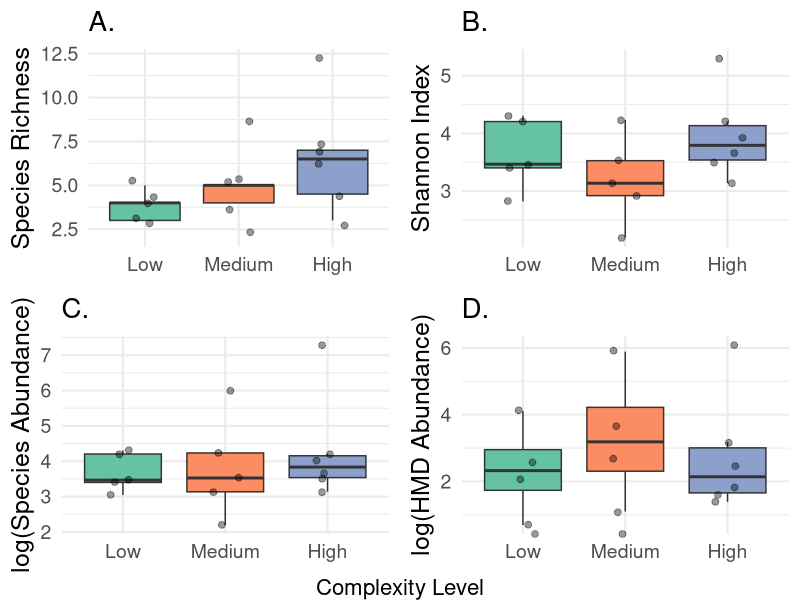
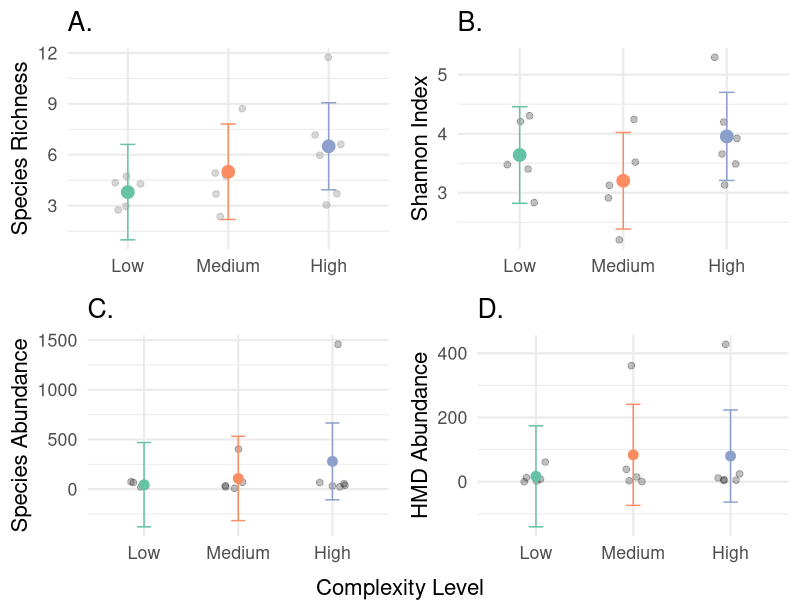
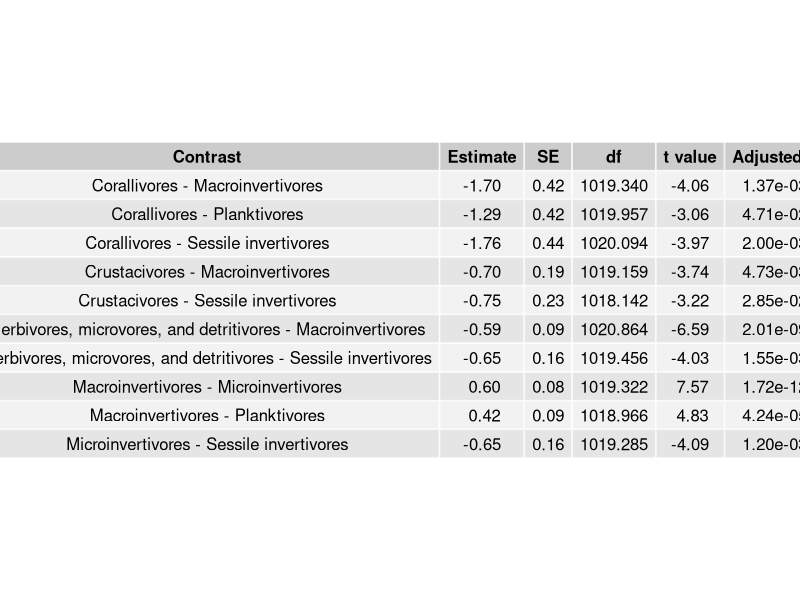
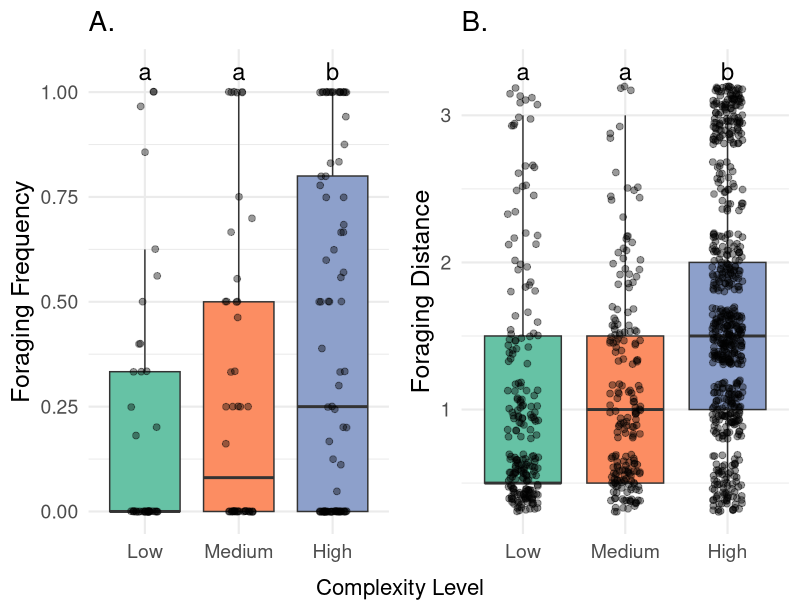
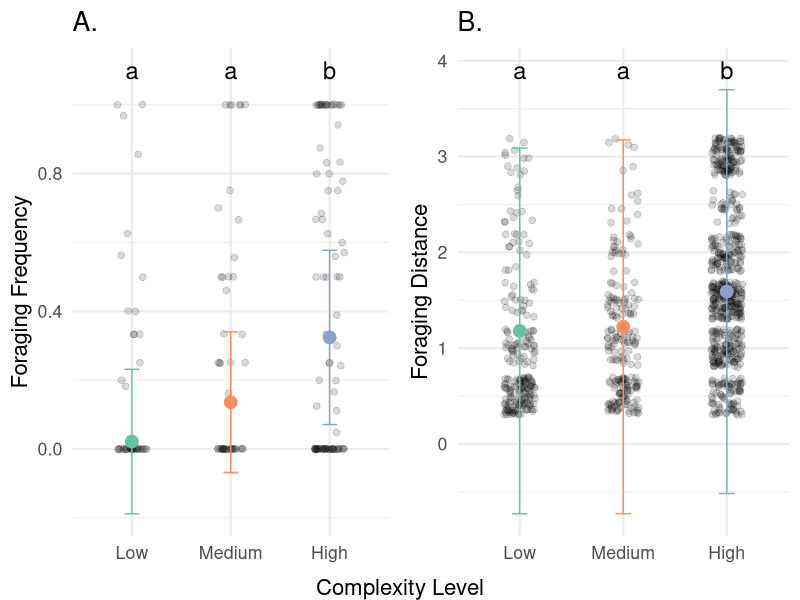
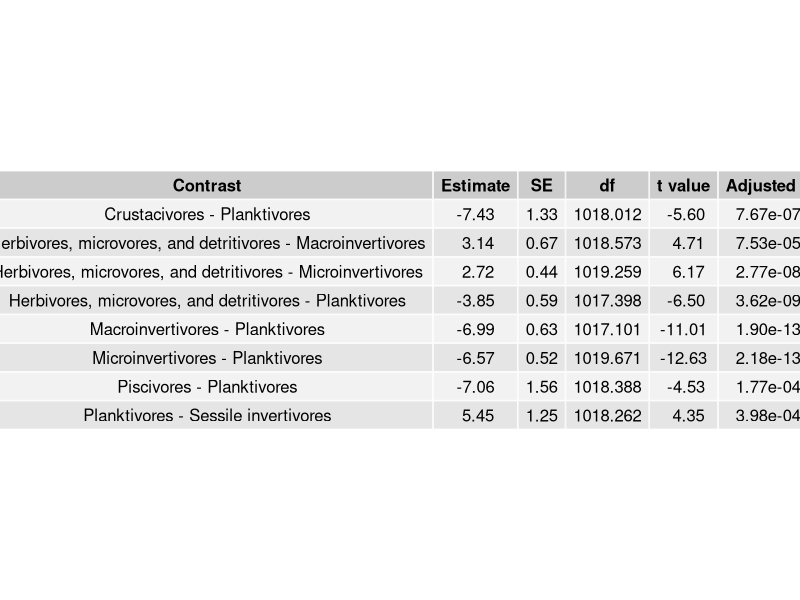
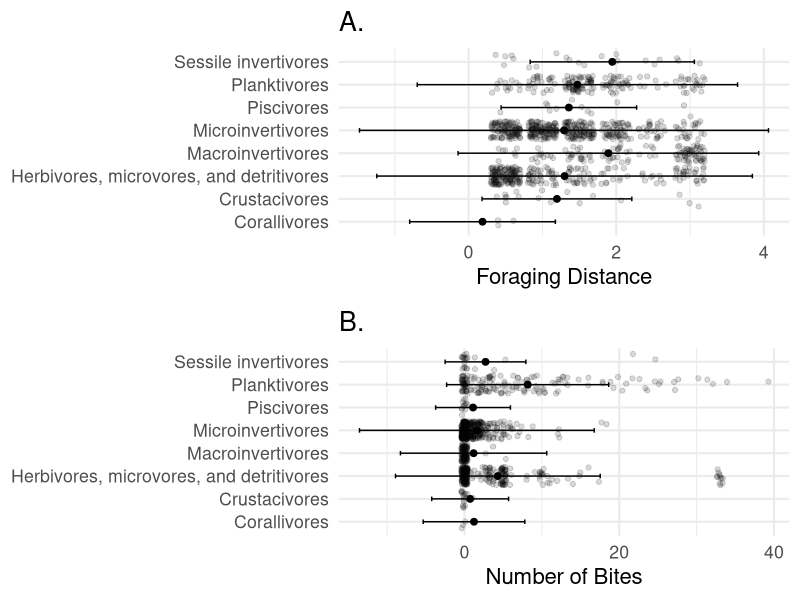
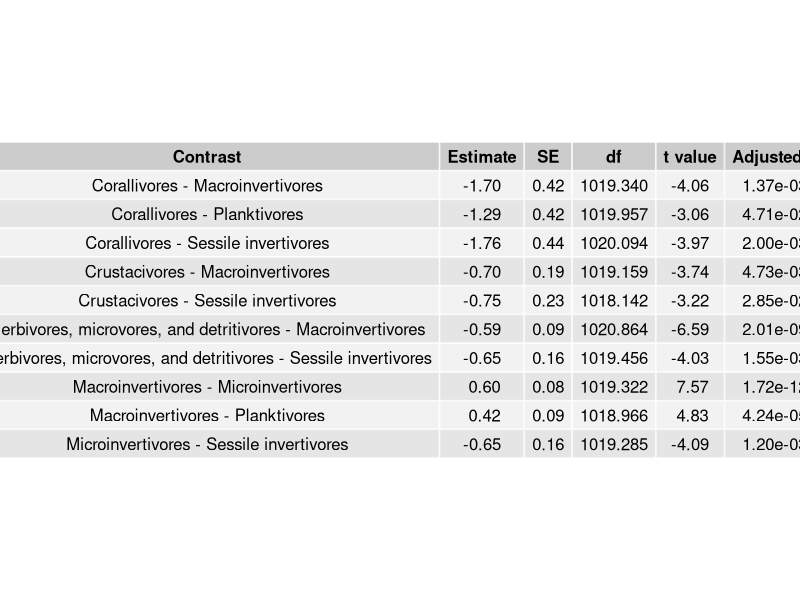

Here is the R script that generated these plots, in order:
library(tidyverse)
library(gridExtra)
library(lmerTest)
library(emmeans)
library(multcompView)
library(ggpubr)
library(grid)

biodiversity_raw <- read.csv("Biodiversity Surveys.csv")
diet_raw <- read.csv("Diet Categories.csv")
foraging_raw <- read.csv("Foraging Surveys.csv")
video_raw <- read.csv("Video Surveys.csv")

#counting how many video surveys
video_raw %>%
  count(Date, Site, Complexity_Level)


# Merge the biodiversity data set and diet categories by "Genus" and "Species" columns
bd_merged_data <- merge(biodiversity_raw, diet_raw, by = c("Genus", "Species"), all.x = TRUE)

# Remove data points with genus = "chaetodontidae" and species = "unknown"
bd_merged_data <- bd_merged_data %>%
  filter(Genus != "chaetodontidae")

# Fixing the complexity levels to go from lowest to highest
bd_merged_data$Complexity_Level <- factor(bd_merged_data$Complexity_Level, levels = c("Low", "Medium", "High"))

# Remove data points with Site equal to 3
bd_merged_data <- bd_merged_data %>%
  filter(Site != 3)

# Remove "Adult" and "Juvenile" columns
bd_merged_data <- bd_merged_data %>%
  select(-Adult, -Juvenile)

# Getting a total fish count by survey
bd_totals <- bd_merged_data %>%
  group_by(Date, Site, Complexity_Level) %>%
  summarise(total_abundance = sum(Fish_Quantity))








########## Foraging Behavior Survey Data ###########
# Merge the foraging data sets and diet categories by the 'Genus' and 'Species' columns
fd_merged_data <- merge(foraging_raw, diet_raw, by = c("Genus", "Species"), all.x = TRUE)

# Remove rows where Site is equal to 3
fd_merged_data <- fd_merged_data %>%
  filter(Site != 3)

# Merge foraging and biodiversity data by Date, Site, and Complexity_Level
fd_merged_data <- merge(fd_merged_data, bd_totals, by = c("Date", "Site", "Complexity_Level"),
                         all = TRUE)

# Remove rows with NA values
fd_merged_data <- fd_merged_data[complete.cases(fd_merged_data), ]








########## Video Survey Data ###########
# Remove specified columns from video_raw
video_raw <- subset(video_raw, select = -c(Notes, X, X.1))

# Changing the complexity levels from numeric to character variables
video_raw$Complexity_Level <- factor(video_raw$Complexity_Level,
                                      levels = c(3, 2, 1),
                                      labels = c("Low", "Medium", "High"))

# Merge the data sets by "Genus" and "Species" columns
vd_merged_data <- merge(video_raw, diet_raw, by = c("Genus", "Species"), all.x = TRUE)

# Combining the video data set by fixed columns
vd_merged_data <- merge(vd_merged_data, bd_totals, by = c("Date", "Site", "Complexity_Level"),
                         all = TRUE)

# Remove rows with NA values
vd_merged_data <- vd_merged_data[complete.cases(vd_merged_data), ]




########### Merging In-situ & Video Data Sets ###########
# Creating new columns to accommodate extra observation between video and foraging data sets
fd_merged_data$Type <- "Observer"
vd_merged_data$Type <- "Video"

# Ensure df1 and df2 have the same column names
common_columns <- intersect(names(fd_merged_data), names(vd_merged_data))

# Add missing columns to df1
missing_columns_df1 <- setdiff(names(vd_merged_data), common_columns)
fd_merged_data[missing_columns_df1] <- NA

# Add missing columns to df2
missing_columns_df2 <- setdiff(names(fd_merged_data), common_columns)
vd_merged_data[missing_columns_df2] <- NA

# Reorder columns to match
fd_merged_data <- fd_merged_data[names(vd_merged_data)]
vd_merged_data <- vd_merged_data[names(fd_merged_data)]  

# Combining data sets
full_data <- rbind(fd_merged_data, vd_merged_data)

# mutation the RTS_Location column to reflect distance of RTS_location from reef in meters
full_data <- full_data %>%
  mutate(RTS_Location = (RTS_Location) * 0.5)

# Removing columns with missing data between foraging and video data sets
clean_data <- full_data %>%
  select(-RTS, -Camera_Position, -Limu_Bait, -TimeIn_Frame, -TimeOut_Frame, -Time_Seconds)

# Fixing the complexity levels to go from lowest to highest
clean_data$Complexity_Level <- factor(clean_data$Complexity_Level, levels = c("Low", "Medium", "High"))


add_trailing_s <- function(x) {
  ifelse(grepl("s$", x), x, paste0(x, "s"))
}

clean_data$Diet_Category <- add_trailing_s(clean_data$Diet_Category)




########### Species Richness & Abundance ###########

# Calculate species richness and abundance
richness_abundance_sum <- clean_data %>%
  group_by(Complexity_Level, Site, Date) %>%
  summarise(richness = n_distinct(paste(Genus, Species)),
            abundance = sum(Fish_Quantity),
            shannon_index = -sum(Fish_Quantity/sum(Fish_Quantity) * log(Fish_Quantity/sum(Fish_Quantity))))


# Merge the richness and abundance data with si_clean_data
clean_data <- clean_data %>%
  left_join(richness_abundance_sum, by = c("Complexity_Level", "Site", "Date")) 

# Remove rows with NA values
clean_data <- na.omit(clean_data)


####### Sub-setting abundance for only HMD (herbivore diet category)
HMD_abundance <- clean_data[clean_data$Diet_Category == "Herbivores, microvores, and detritivores",] %>%
  group_by(Complexity_Level, Site, Date) %>%
  summarise(HMD_richness = n_distinct(paste(Genus, Species)),
                                  HMD_abundance = sum(Fish_Quantity))

# Looking at the effect of complexity level on abundance, richness, shannon index, HMD abundance
richness_abundance_sum
HMD_abundance
richness_abundance_sum <- left_join(richness_abundance_sum, HMD_abundance, by = c("Complexity_Level", "Site", "Date"))

# Replace all NA values with 0, since those were dates when there were no HMD observed
richness_abundance_sum[is.na(richness_abundance_sum)] <- 0



# Boxplot of Species Richness by Complexity Level
p1 <- ggplot(richness_abundance_sum, aes(x = Complexity_Level, y = richness, fill = Complexity_Level)) +
  geom_boxplot(outlier.shape = NA) +
  geom_jitter(
    width = 0.15,
    alpha = 0.4,
    size = 2
  ) +
  scale_fill_brewer(palette = "Set2") + 
  labs(
    title = "A.",
    x = "Complexity Level",
    y = "Species Richness"
  ) +
  theme_minimal(base_size = 16) +
  theme(
    plot.title = element_text(size = 20),
    axis.title = element_text(size = 18),
    axis.text = element_text(size = 14),
    legend.position = "none"
  )

# Boxplot of Shannon Index by Complexity Level
p2 <- ggplot(richness_abundance_sum, aes(x = Complexity_Level, y = shannon_index, fill = Complexity_Level)) +
  geom_boxplot(outlier.shape = NA) +
  geom_jitter(
    width = 0.15,
    alpha = 0.4,
    size = 2
  ) +
  scale_fill_brewer(palette = "Set2") + 
  labs(
    title = "B.",
    x = "Complexity Level",
    y = "Shannon Index"
  ) +
  theme_minimal(base_size = 16) +
  theme(
    plot.title = element_text(size = 20),
    axis.title = element_text(size = 18),
    axis.text = element_text(size = 14),
    legend.position = "none"
  )

# Boxplot of Abundance by Complexity Level 
#logged because of outliers making it hard to see

p3 <- ggplot(richness_abundance_sum, aes(x = Complexity_Level, y = log(abundance), fill = Complexity_Level)) +
  geom_boxplot(outlier.shape = NA) +
  geom_jitter(
    width = 0.15,
    alpha = 0.4,
    size = 2
  ) +
  scale_fill_brewer(palette = "Set2") + 
  labs(
    title = "C.",
    x = "Complexity Level",
    y = "log(Species Abundance)"
  ) +
  theme_minimal(base_size = 16) +
  theme(
    plot.title = element_text(size = 20),
    axis.title = element_text(size = 18),
    axis.text = element_text(size = 14),
    legend.position = "none"
  )


# Boxplot of Herbivore Abundance by Complexity Level
p4 <- ggplot(richness_abundance_sum, 
             aes(x = Complexity_Level, 
                 y = log(HMD_abundance), 
                 fill = Complexity_Level)) +
  geom_boxplot(outlier.shape = NA) +
  geom_jitter(
    width = 0.15,
    alpha = 0.4,
    size = 2
  ) +
  scale_fill_brewer(palette = "Set2") +
  coord_cartesian(clip = "off") +
  labs(
    title = "D.",
    x = "Complexity Level",
    y = "log(HMD Abundance)"
  ) +
  theme_minimal(base_size = 16) +
  theme(
    plot.title = element_text(size = 20),
    axis.title = element_text(size = 18),
    axis.text = element_text(size = 14),
    legend.position = "none"
  )

# Arrange the plots in a 2x2 grid
combined_plot <- grid.arrange(p1 + rremove("xlab"), p2 + rremove("xlab"), p3 + rremove("xlab"), p4 + rremove("xlab"), ncol = 2,
                              bottom = textGrob("Complexity Level", gp = gpar(fontsize = 16)))

ggsave(
  filename = "outputs/combined_plot.pdf",
  plot = combined_plot,
  device = "pdf",
  width = 10,
  height = 8
)






############################### Statistical Analysis ####################################################





###### MODELS #########

# Effect of complexity on richness
richness_model <- aov(richness ~ Complexity_Level, data = richness_abundance_sum)
summary(richness_model)

#LME for including mixed effects
richness_model <- lmer(richness ~ Complexity_Level + 
                (1 | Site) + 
                (1 | Date),
              data = richness_abundance_sum)

anova(richness_model)


# Effect of complexity on shannon
shannon_model <- aov(shannon_index ~ Complexity_Level, data = richness_abundance_sum)
summary(shannon_model)

#LME for including mixed effects
shannon_model <- lmer(shannon_index ~ Complexity_Level + 
                         (1 | Site) + 
                         (1 | Date),
                       data = richness_abundance_sum)

anova(shannon_model)


# Effect of complexity on abundance
abundance_model <- aov(abundance ~ Complexity_Level, data = richness_abundance_sum)
summary(abundance_model)

#LME for including mixed effects
abundance_model <- lmer(abundance ~ Complexity_Level + 
                         (1 | Site) + 
                         (1 | Date),
                       data = richness_abundance_sum)

anova(abundance_model)



# Effect of complexity on HMD abundance
HMD_abundance_model <- aov(HMD_abundance ~ Complexity_Level, data = richness_abundance_sum)
summary(HMD_abundance_model)

#LME for including mixed effects
HMD_abundance_model <- lmer(HMD_abundance ~ Complexity_Level + 
                          (1 | Site) + 
                          (1 | Date),
                        data = richness_abundance_sum)

anova(HMD_abundance_model)










### Remake that first figure based on model estimates

emm_richness <- as.data.frame(emmeans(richness_model, ~ Complexity_Level))
emm_shannon  <- as.data.frame(emmeans(shannon_model, ~ Complexity_Level))
emm_abund    <- as.data.frame(emmeans(abundance_model, ~ Complexity_Level))
emm_hmd      <- as.data.frame(emmeans(HMD_abundance_model, ~ Complexity_Level))


p1 <- ggplot() +
  # RAW DATA (grey so model stands out)
  geom_jitter(
    data = richness_abundance_sum,
    aes(Complexity_Level, richness),
    width = 0.15,
    alpha = 0.4,
    size = 2,
    color = "grey60"
  ) +
  # MODEL MEAN (colored)
  geom_point(
    data = emm_richness,
    aes(Complexity_Level, emmean, color = Complexity_Level),
    size = 4
  ) +
  # MODEL CI (colored)
  geom_errorbar(
    data = emm_richness,
    aes(Complexity_Level,
        ymin = lower.CL,
        ymax = upper.CL,
        color = Complexity_Level),
    width = 0.15
  ) +
  scale_color_brewer(palette = "Set2") +
  labs(
    title = "A.",
    x = "Complexity Level",
    y = "Species Richness"
  ) +
  theme_minimal(base_size = 16) +
  theme(legend.position = "none")


p2 <- ggplot() +
  geom_jitter(
    data = richness_abundance_sum,
    aes(Complexity_Level, shannon_index),
    width = 0.15,
    alpha = 0.25,
    size = 2
  ) +
  geom_point(
    data = emm_shannon,
    aes(Complexity_Level, emmean, color = Complexity_Level),
    size = 4
  ) +
  geom_errorbar(
    data = emm_shannon,
    aes(Complexity_Level, ymin = lower.CL, ymax = upper.CL, color = Complexity_Level),
    width = 0.15
  ) +
  scale_color_brewer(palette = "Set2") +
  labs(title = "B.",
       x = "Complexity Level",
       y = "Shannon Index") +
  theme_minimal(base_size = 16)  +
  theme(legend.position = "none")


p3 <- ggplot() +
  geom_jitter(
    data = richness_abundance_sum,
    aes(Complexity_Level, abundance),
    width = 0.15,
    alpha = 0.25,
    size = 2
  ) +
  geom_point(
    data = emm_abund,
    aes(Complexity_Level, emmean, color = Complexity_Level),
    size = 3
  ) +
  geom_errorbar(
    data = emm_abund,
    aes(Complexity_Level, ymin = lower.CL, ymax = upper.CL, color = Complexity_Level),
    width = 0.15
  ) +
  scale_color_brewer(palette = "Set2") +
  labs(title = "C.",
       x = "Complexity Level",
       y = "Species Abundance") +
  theme_minimal(base_size = 16)  +
  theme(legend.position = "none")


p4 <- ggplot() +
  geom_jitter(
    data = richness_abundance_sum,
    aes(Complexity_Level, HMD_abundance),
    width = 0.15,
    alpha = 0.25,
    size = 2
  ) +
  geom_point(
    data = emm_hmd,
    aes(Complexity_Level, emmean, color = Complexity_Level),
    size = 3
  ) +
  geom_errorbar(
    data = emm_hmd,
    aes(Complexity_Level, ymin = lower.CL, ymax = upper.CL, color = Complexity_Level),
    width = 0.15
  ) +
  scale_color_brewer(palette = "Set2") +
  labs(title = "D.",
       x = "Complexity Level",
       y = "HMD Abundance") +
  theme_minimal(base_size = 16)  +
  theme(legend.position = "none")


combined_plot <- grid.arrange(
  p1 + rremove("xlab"), p2 + rremove("xlab"), p3+ rremove("xlab"),  p4  + rremove("xlab"),
  ncol = 2,
  bottom = textGrob("Complexity Level",
                    gp = gpar(fontsize = 16))
)

ggsave(
  filename = "outputs/model_based_combined_plot.pdf",
  plot = combined_plot,
  width = 10,
  height = 8
)






####### Foraging results


# Frequency of foraging

# Calculate behavior frequencies

behavior_frequencies <- clean_data %>%
  group_by(RTS_Location, Complexity_Level, Diet_Category, Site, Date) %>%
  summarise(foraging_frequency = sum(Behavior == "foraging") / n(),
            swimming_frequency = sum(Behavior == "swim") / n(),
            .groups = 'drop')


#Foraging freq
foraging_freq_model <- lmer(foraging_frequency ~ Complexity_Level + RTS_Location + Diet_Category +
                              (1 | Site) + 
                              (1 | Date),
                            data = behavior_frequencies)
anova(foraging_freq_model)

# We see that complexity level and diet category are significant predictors of foraging frequency

# Post hoc tests
emmeans(foraging_freq_model, pairwise ~ Complexity_Level, adjust = "tukey")
# We see that there low and medium complexity are not significantly different, but low and high, and medium and high, are significantly different

emmeans(foraging_freq_model, pairwise ~ Diet_Category, adjust = "tukey")
#We see that most diet groups are not significantly different from one another. Exception is significant difference between crustacivores and planktivores.


## Visualization
emm <- emmeans(foraging_freq_model, ~ Complexity_Level)
pairs(emm, adjust = "tukey")

# Manually putting p values to get significance letters for plot
pvals <- c(
  "Low-Medium" = 0.3760,
  "Low-High" = 0.0002,
  "Medium-High" = 0.0288
)

letters <- multcompLetters(pvals, threshold = 0.05)
letters

cld_df <- data.frame(
  Complexity_Level = c("Low", "Medium", "High"),
  letter = c(
    "a",   # Low (not different from Medium, but different from High)
    "a",   # Medium (differs from High only)
    "b"    # High
  )
)

label_df <- merge(cld_df,
                  aggregate(foraging_frequency ~ Complexity_Level,
                            behavior_frequencies, max),
                  by = "Complexity_Level")



freq_plot <- ggplot(behavior_frequencies, 
       aes(Complexity_Level, y = foraging_frequency, fill = Complexity_Level)) +
  geom_boxplot(outlier.shape = NA) +
  geom_jitter(width = 0.15, alpha = 0.4, size = 2) +
  scale_fill_brewer(palette = "Set2") +
  geom_text(
    data = label_df,
    aes(x = Complexity_Level,
        y = foraging_frequency * 1.05,
        label = letter),
    size = 6
  ) +
  coord_cartesian(clip = "off") +
  labs(
    title = "A.",
    x = "Complexity Level",
    y = "Foraging Frequency"
  ) +
  theme_minimal(base_size = 16) +
  theme(
    plot.title = element_text(size = 20),
    axis.title = element_text(size = 18),
    axis.text = element_text(size = 14),
    legend.position = "none"
  )




#version with model estimate


emm <- emmeans(foraging_freq_model, ~ Complexity_Level)
emm_df <- as.data.frame(emm)

label_df <- merge(cld_df,
                  aggregate(foraging_frequency ~ Complexity_Level,
                            behavior_frequencies, max),
                  by = "Complexity_Level")

freq_plot_v2 <- ggplot() +
  # RAW DATA 
  geom_jitter(
    data = behavior_frequencies,
    aes(x = Complexity_Level, y = foraging_frequency),
    width = 0.15,
    alpha = 0.15,
    size = 2
  ) +
  # MODEL ESTIMATES (colored)
  geom_point(
    data = emm_df,
    aes(x = Complexity_Level, y = emmean, color = Complexity_Level),
    size = 4
  ) +
  # MODEL CI (colored)
  geom_errorbar(
    data = emm_df,
    aes(x = Complexity_Level,
        ymin = lower.CL,
        ymax = upper.CL,
        color = Complexity_Level),
    width = 0.15
  ) +
  # COLOR BLIND FRIENDLY PALETTE
  scale_color_brewer(palette = "Set2") +
  scale_fill_brewer(palette = "Set2") +
  geom_text(
    data = label_df,
    aes(x = Complexity_Level,
        y = foraging_frequency * 1.1,
        label = letter),
    size = 6
  ) +
  labs(
    title = "A.",
    x = "Complexity Level",
    y = "Foraging Frequency"
  ) +
  theme_minimal(base_size = 16) +
  theme(
    legend.position = "none"
  )















 ###### Foraging distance ######

foraging_dist_model <- lmer(RTS_Location ~ Complexity_Level + Diet_Category +
                              (1 | Site) + 
                              (1 | Date),
                            data = clean_data)
anova(foraging_dist_model)


# Post hoc tests
emmeans(foraging_dist_model, pairwise ~ Complexity_Level, adjust = "tukey")
#We see that there is a significant difference between low and high, and medium and high, but not low and medium.

emmeans(foraging_dist_model, pairwise ~ Diet_Category, adjust = "tukey")
pairs_out <- pairs(emmeans(foraging_dist_model, ~ Diet_Category),
                   adjust = "tukey")
pairs_df <- as.data.frame(pairs_out)
sig_pairs <- subset(pairs_df, p.value < 0.05)
sig_pairs

sig_table <- sig_pairs %>%
  mutate(
    estimate = round(estimate, 2),
    SE = round(SE, 2),
    t.ratio = round(t.ratio, 2),
    p.value = signif(p.value, 3)
  ) %>%
  select(
    Contrast = contrast,
    Estimate = estimate,
    SE,
    df,
    `t value` = t.ratio,
    `Adjusted p` = p.value
  )

table_plot <- tableGrob(sig_table, rows = NULL)
grid.newpage()
grid.draw(table_plot)

pdf("outputs/distance_diet_table.pdf", width = 10, height = 6)

grid.newpage()
grid.draw(table_plot)

dev.off()


## Visualization
emm <- emmeans(foraging_dist_model, ~ Complexity_Level)
pairs(emm, adjust = "tukey")

# Manually putting p values to get significance letters for plot
pvals <- c(
  "Low-Medium" = 0.8386,
  "Low-High" = 0.0001,
  "Medium-High" = 0.0001
)

letters <- multcompLetters(pvals, threshold = 0.05)
letters

cld_df <- data.frame(
  Complexity_Level = c("Low", "Medium", "High"),
  letter = c(
    "a",   # Low (not different from Medium, but different from High)
    "a",   # Medium (differs from High only)
    "b"    # High
  )
)

label_df <- merge(cld_df,
                  aggregate(RTS_Location ~ Complexity_Level,
                            clean_data, max),
                  by = "Complexity_Level")

dist_plot <- ggplot(clean_data, 
                    aes(Complexity_Level, y = RTS_Location, fill = Complexity_Level)) +
  geom_boxplot(outlier.shape = NA) +
  geom_jitter(width = 0.15, alpha = 0.4, size = 2) +
  scale_fill_brewer(palette = "Set2") +
  geom_text(
    data = label_df,
    aes(x = Complexity_Level,
        y = RTS_Location * 1.1,
        label = letter),
    size = 6
  ) +
  coord_cartesian(clip = "off") +
  labs(
    title = "B.",
    x = "Complexity Level",
    y = "Foraging Distance"
  ) +
  theme_minimal(base_size = 16) +
  theme(
    plot.title = element_text(size = 20),
    axis.title = element_text(size = 18),
    axis.text = element_text(size = 14),
    legend.position = "none"
  )

#version with model estimate


emm <- emmeans(foraging_dist_model, ~ Complexity_Level)
emm_df <- as.data.frame(emm)

dist_plot_v2 <- ggplot() +
  # RAW DATA (keep light / neutral)
  geom_jitter(
    data = clean_data,
    aes(x = Complexity_Level, y = RTS_Location),
    width = 0.15,
    alpha = 0.15,
    size = 2
  ) +
  # MODEL ESTIMATES (colored)
  geom_point(
    data = emm_df,
    aes(x = Complexity_Level, y = emmean, color = Complexity_Level),
    size = 4
  ) +
  # MODEL CI (colored)
  geom_errorbar(
    data = emm_df,
    aes(x = Complexity_Level,
        ymin = lower.CL,
        ymax = upper.CL,
        color = Complexity_Level),
    width = 0.15
  ) +
  # COLOR BLIND FRIENDLY PALETTE
  scale_color_brewer(palette = "Set2") +
  scale_fill_brewer(palette = "Set2") +
  # LETTERS
  geom_text(
    data = label_df,
    aes(x = Complexity_Level,
        y = RTS_Location * 1.3,
        label = letter),
    size = 6
  ) +
  labs(
    title = "B.",
    x = "Complexity Level",
    y = "Foraging Distance"
  ) +
  theme_minimal(base_size = 16) +
  theme(
    legend.position = "none"
  )




#foraging_plot <- ggarrange(freq_plot, dist_plot, nrow = 1, ncol = 2)

foraging_plot <- grid.arrange(freq_plot + rremove("xlab"), dist_plot + rremove("xlab"), ncol = 2, nrow = 1,
                              bottom = textGrob("Complexity Level", gp = gpar(fontsize = 16)))

foraging_plot_v2 <- grid.arrange(freq_plot_v2 + rremove("xlab"), dist_plot_v2 + rremove("xlab"), ncol = 2, nrow = 1,
                              bottom = textGrob("Complexity Level", gp = gpar(fontsize = 16)))


ggsave(
  filename = "outputs/foraging_plot.pdf",
  plot = foraging_plot,
  device = "pdf",
  width = 10,
  height = 6
)

ggsave(
  filename = "outputs/foraging_plot_v2.pdf",
  plot = foraging_plot_v2,
  device = "pdf",
  width = 10,
  height = 6
)



#Diet groups visualization??


emm_diet <- emmeans(foraging_dist_model, ~ Diet_Category)
emm_df <- as.data.frame(emm_diet)

distance_diet_plot <- ggplot() +
  # RAW DATA
  geom_jitter(
    data = clean_data,
    aes(x = Diet_Category, y = RTS_Location),
    alpha = 0.15
  ) +
  # MODEL ESTIMATES (now follow factor order automatically)
  geom_point(
    data = emm_df,
    aes(x = Diet_Category, y = emmean),
    size = 2
  ) +
  geom_errorbar(
    data = emm_df,
    aes(x = Diet_Category,
        ymin = lower.CL,
        ymax = upper.CL),
    width = 0.2
  ) +
  coord_flip() +
  labs(title = "A.",
    x = "Diet Category",
    y = "Foraging Distance"
  ) +
  theme_minimal(base_size = 16)






###### Number of bites, for those that were foraging ######



bites_model <- lmer(Bites ~ Complexity_Level + Diet_Category + RTS_Location +
                              (1 | Site) + 
                              (1 | Date),
                            data = clean_data)
anova(bites_model)

emmeans(bites_model, pairwise ~ Diet_Category, adjust = "tukey")

#Extracting just the significant pairs
pairs_out <- pairs(emmeans(bites_model, ~ Diet_Category),
                   adjust = "tukey")
pairs_df <- as.data.frame(pairs_out)
sig_pairs <- subset(pairs_df, p.value < 0.05)
sig_pairs

sig_table <- sig_pairs %>%
  mutate(
    estimate = round(estimate, 2),
    SE = round(SE, 2),
    t.ratio = round(t.ratio, 2),
    p.value = signif(p.value, 3)
  ) %>%
  select(
    Contrast = contrast,
    Estimate = estimate,
    SE,
    df,
    `t value` = t.ratio,
    `Adjusted p` = p.value
  )

table_plot <- tableGrob(sig_table, rows = NULL)
grid.newpage()
grid.draw(table_plot)

pdf("outputs/bites_diet_table.pdf", width = 10, height = 6)

grid.newpage()
grid.draw(table_plot)

dev.off()

# visualization of bites
emm_bites <- emmeans(bites_model, ~ Diet_Category)
emm_df_bites <- as.data.frame(emm_bites)

bites_diet_plot <- ggplot() +
  # RAW DATA
  geom_jitter(
    data = clean_data,
    aes(x = Diet_Category, y = Bites),
    alpha = 0.15
  ) +
  # MODEL ESTIMATES
  geom_point(
    data = emm_df_bites,
    aes(x = Diet_Category, y = emmean),
    size = 2
  ) +
  geom_errorbar(
    data = emm_df_bites,
    aes(x = Diet_Category,
        ymin = lower.CL,
        ymax = upper.CL),
    width = 0.2
  ) +
  coord_flip() +
  labs(title = "B.",
    x = "Diet Category",
    y = "Number of Bites"
  ) +
  theme_minimal(base_size = 16)


diet_plot <- grid.arrange(distance_diet_plot + rremove("ylab"), bites_diet_plot + rremove("ylab"), ncol = 1, nrow = 2)

ggsave(
  filename = "outputs/diet_plot.pdf",
  plot = diet_plot,
  device = "pdf",
  width = 10,
  height = 10
)
